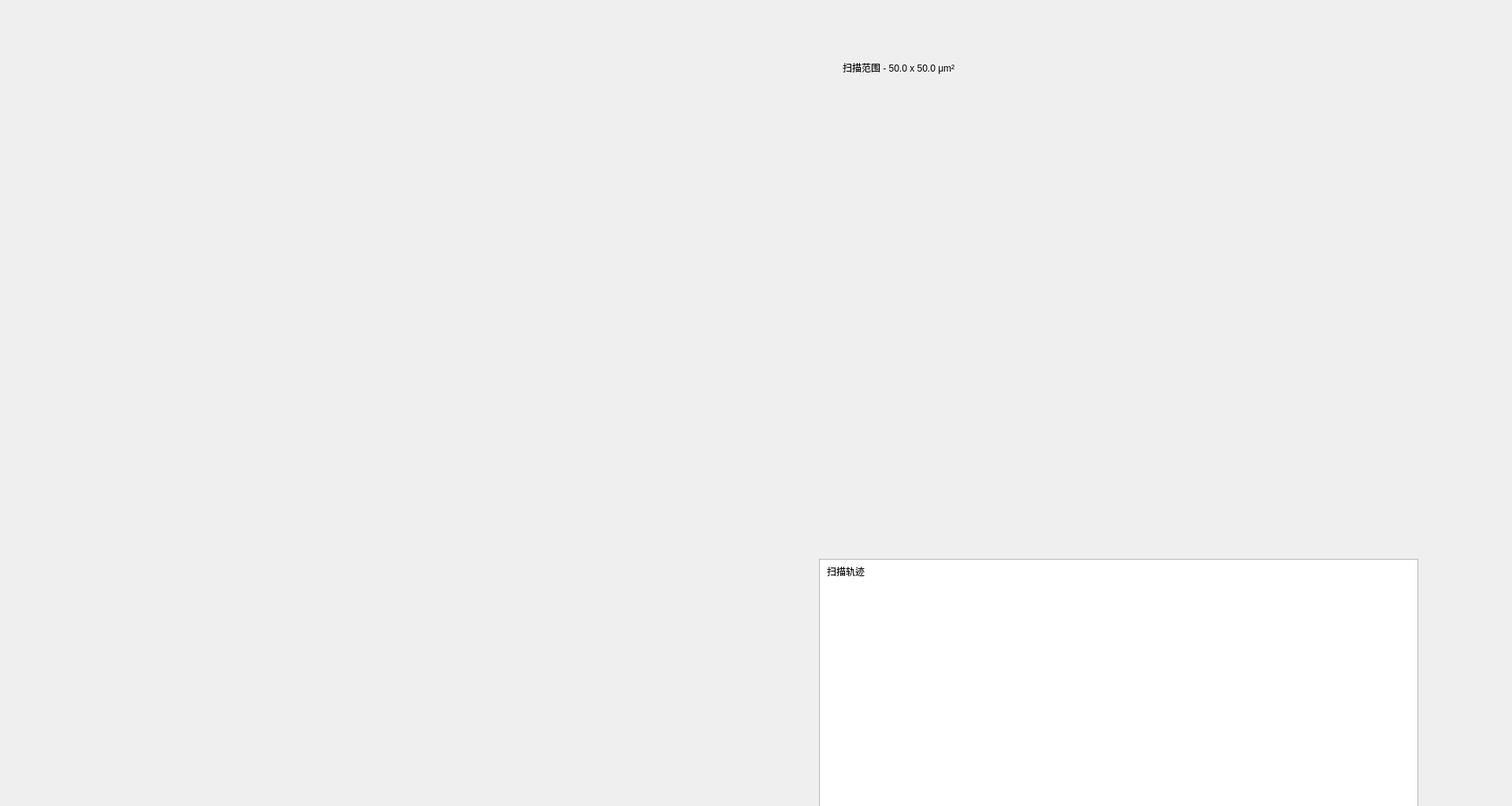
<?xml version="1.0" encoding="UTF-8"?>
<ui version="4.0">
 <class>MainWindow</class>
 <widget class="QMainWindow" name="MainWindow">
  <property name="geometry">
   <rect>
    <x>0</x>
    <y>0</y>
    <width>1920</width>
    <height>1024</height>
   </rect>
  </property>
  <property name="windowTitle">
   <string>MainWindow</string>
  </property>
  <widget class="QWidget" name="centralWidget">
   <property name="styleSheet">
    <string notr="true"/>
   </property>
   <widget class="LeftStatus" name="widget" native="true">
    <property name="geometry">
     <rect>
      <x>0</x>
      <y>0</y>
      <width>151</width>
      <height>1024</height>
     </rect>
    </property>
   </widget>
   <widget class="topstatus" name="widget_2" native="true">
    <property name="geometry">
     <rect>
      <x>-1</x>
      <y>0</y>
      <width>1921</width>
      <height>51</height>
     </rect>
    </property>
   </widget>
   <widget class="UXCCDW" name="widget_3" native="true">
    <property name="geometry">
     <rect>
      <x>190</x>
      <y>70</y>
      <width>621</width>
      <height>481</height>
     </rect>
    </property>
   </widget>
   <widget class="fileopr" name="widget_4" native="true">
    <property name="geometry">
     <rect>
      <x>190</x>
      <y>710</y>
      <width>841</width>
      <height>301</height>
     </rect>
    </property>
    <property name="autoFillBackground">
     <bool>false</bool>
    </property>
    <property name="styleSheet">
     <string notr="true"/>
    </property>
   </widget>
   <widget class="scanarea" name="widget_5" native="true">
    <property name="geometry">
     <rect>
      <x>1060</x>
      <y>120</y>
      <width>721</width>
      <height>581</height>
     </rect>
    </property>
   </widget>
   <widget class="mylabel" name="label">
    <property name="geometry">
     <rect>
      <x>1070</x>
      <y>70</y>
      <width>521</width>
      <height>31</height>
     </rect>
    </property>
    <property name="text">
     <string>扫描范围 - 50.0 x 50.0 μm²</string>
    </property>
   </widget>
   <widget class="UXDLC" name="graphicsView">
    <property name="geometry">
     <rect>
      <x>1040</x>
      <y>710</y>
      <width>761</width>
      <height>331</height>
     </rect>
    </property>
    <property name="backgroundBrush">
     <brush brushstyle="SolidPattern">
      <color alpha="255">
       <red>50</red>
       <green>50</green>
       <blue>50</blue>
      </color>
     </brush>
    </property>
   </widget>
   <widget class="mylabel" name="label_2">
    <property name="geometry">
     <rect>
      <x>1050</x>
      <y>710</y>
      <width>521</width>
      <height>31</height>
     </rect>
    </property>
    <property name="text">
     <string>扫描轨迹</string>
    </property>
   </widget>
   <zorder>widget_2</zorder>
   <zorder>widget_3</zorder>
   <zorder>widget_4</zorder>
   <zorder>widget</zorder>
   <zorder>widget_5</zorder>
   <zorder>label</zorder>
   <zorder>graphicsView</zorder>
   <zorder>label_2</zorder>
  </widget>
 </widget>
 <layoutdefault spacing="6" margin="11"/>
 <customwidgets>
  <customwidget>
   <class>LeftStatus</class>
   <extends>QWidget</extends>
   <header>leftstatus.h</header>
   <container>1</container>
  </customwidget>
  <customwidget>
   <class>topstatus</class>
   <extends>QWidget</extends>
   <header>topstatus.h</header>
   <container>1</container>
  </customwidget>
  <customwidget>
   <class>UXCCDW</class>
   <extends>QWidget</extends>
   <header>uxccdw.h</header>
   <container>1</container>
  </customwidget>
  <customwidget>
   <class>fileopr</class>
   <extends>QWidget</extends>
   <header>fileopr.h</header>
   <container>1</container>
  </customwidget>
  <customwidget>
   <class>scanarea</class>
   <extends>QWidget</extends>
   <header>scanarea.h</header>
   <container>1</container>
  </customwidget>
  <customwidget>
   <class>mylabel</class>
   <extends>QLabel</extends>
   <header>mylabel.h</header>
  </customwidget>
  <customwidget>
   <class>UXDLC</class>
   <extends>QGraphicsView</extends>
   <header>uxdlc.h</header>
  </customwidget>
 </customwidgets>
 <resources/>
 <connections/>
</ui>
